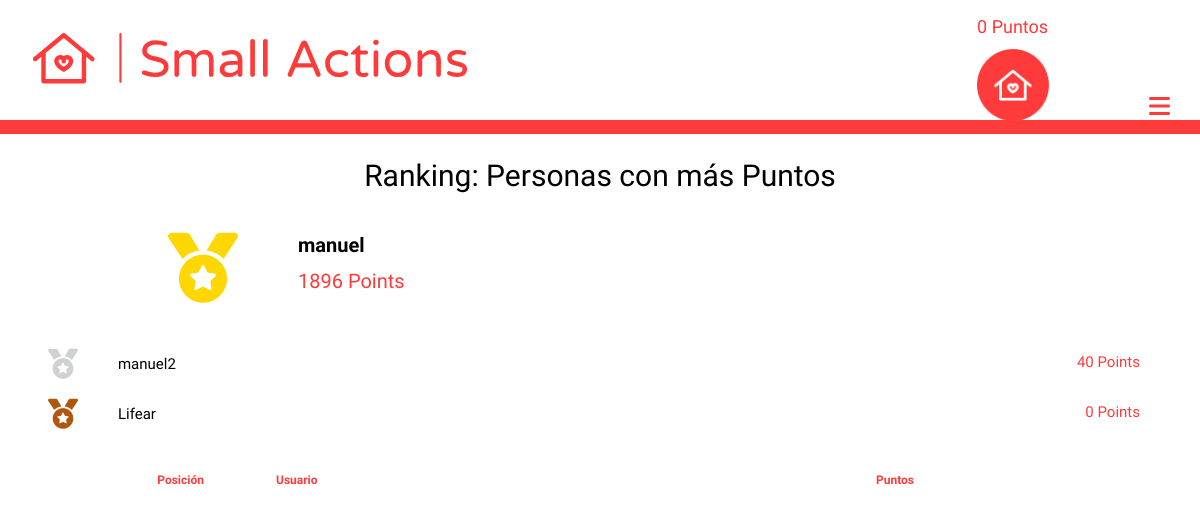
/account/ranking (signed in), run on the app's committed database.
### login/models.py (models this page shows, shortened)
class User(AbstractUser):
    points = models.PositiveIntegerField(default=0)
    photo = models.ImageField(upload_to="people", null=True, blank=True)
    latitude = models.DecimalField(max_digits=10, decimal_places=8, null=True, blank=True)
    longitude = models.DecimalField(max_digits=11, decimal_places=8, null=True, blank=True)
    visited = models.ManyToManyField('maps.Help', related_name="persons_visited", blank=True)
    can_change = models.BooleanField(null=True, blank=True) #Security
    dark_mode = models.BooleanField(default=False)
    date_forgot = models.DateTimeField(auto_now_add=True)
    random_string = models.CharField(max_length=20, blank=True, null=True, unique=True)

### login/views.py (the view)
# urls.py: path('ranking', views.ranking, name="ranking"),
@login_required(login_url='/account/login')
def ranking(request):
    user = User.objects.get(username=request.user)
    all_ranking = User.objects.all().order_by('-points')
    ranking = list(all_ranking).index(user)
    ctx = {'frist' : all_ranking[:3], 'ranking' : ranking}
    return render(request, 'login/ranking.html', ctx)

### templates/login/ranking.html (shortened to what this page needs)
{% extends 'maps/nav.html' %}
{% load static %}
{% block head %}
    <link href="{% static 'login/css/ranking.css' %}" rel="stylesheet">
{% endblock %}
{% block content %}
    <div>
        <h1>Ranking: Personas con más Puntos</h1>
        <div id='superior_grid'>
            <div id='frist_place' class="place">
                <i class="fas fa-medal"></i>
                <h2><a href="{% url 'another' frist.0.username%}">{{frist.0.username}}</a></h2>
                <span>{{frist.0.points}} Points</span>
            </div>
            <div id='second_place' class="other_place place">
                <i class="fas fa-medal"></i>
                <h3><a href="{% url 'another' frist.1.username%}">{{frist.1.username}}</a></h3>
                <span>{{frist.1.points}} Points</span>
            </div>
            <div id='third_place' class="other_place place">
                <i class="fas fa-medal"></i>
                <h4><a href="{% url 'another' frist.2.username%}">{{frist.2.username}}</a></h4>
                <span>{{frist.2.points}} Points</span>
            </div>
        </div>
        <div id='mayor'>
            <div id='headers'>
                <h4>Posición</h4>
                <h4>Usuario</h4>
                <h4>Puntos</h4>
            </div>
        </div>
    </div>
{% endblock %}

### templates/maps/nav.html (shortened to what this page needs)
<!DOCTYPE html>
{% load static %}
{% load cache %}
<html lang="es">
    <head>
        <link rel="stylesheet" href="{% static 'maps/css/nav.css' %}">
        {% block head %}
        {% endblock %}
    </head>
    <body>
        {% cache 900 navbar %}
        <header id="all_bar">
            <div id="superior">
                <img src="{% static 'maps/images/logo.svg' %}" id="principal_logo" alt="logo" width="500" height="65">
                <div id="rigth_superior">
                    {% if request.user.is_authenticated %}
                        <h6>{{request.user.points}} Puntos</h6>
                        {% if request.user.photo %}
                            <a href="{% url 'account' %}"><img src="{{request.user.photo.url}}" alt="account" id="porfile_photo_nav" width="70" height="70"></a>
                        {% else %}
                            <a href="{% url 'account' %}"><img src="{% static 'maps/images/logo_small_icon_only_inverted.png' %}" alt="account" width="70" height="70"></a>
                        {% endif %}
                    {% else %}
                        <a href="{% url 'login' %}"><img src="{% static 'maps/images/logo_small_icon_only_inverted.png' %}" alt="account"></a>
                    {% endif %}
                    <i class="fas fa-bars" id="bars"></i>
                </div>
            </div>
            <div id="inferior">
            </div>
        </header>
        {% endcache %}
        {% block content %}
        {% endblock %}
    </body>
</html>

### static/maps/css/nav.css (style rules this page uses)
* { margin: 0; padding: 0; outline: none; font-family: 'Sora', sans-serif; }
#all_bar { margin-top: 1vh; }
#principal_logo { width: 27vw; height: 6.5vh; object-fit: contain; object-position: left; margin-left: 2vw; }
#rigth_superior { float: right; }
#rigth_superior h6 { font-family: 'Sora', sans-serif; font-size: 45px; color: #ff3a3a; font-weight: normal; display: inline-block; position: relative; bottom: 2.7vh; margin-right: 2vw; }
#rigth_superior img { width: 3.7vw; height: 3.7vw; object-fit: cover; display: inline-block; margin-right: 2vw; }
#inferior { background-color: #ff3a3a; margin-top: 2vh; height: 2.5vh; padding-top: 0.3vh; transition: height 1s; }
#bars { display: none; }
@media screen and (max-width: 1300px) { #all_bar { margin-top: 2vh; } }
@media screen and (max-width: 1300px) { #principal_logo { width: 57vw; height: 6.5vh; margin-left: 2.5vw; margin-top: 2vh; } }
@media screen and (max-width: 1300px) { #rigth_superior { margin-right: 2.5vw; } }
@media screen and (max-width: 1300px) { #rigth_superior h6 { position: static; display: block; font-size: 18px; } }
@media screen and (max-width: 1300px) { #rigth_superior img { width: 6vw; height: 6vw; margin: 0; margin-top: 1.5vh; margin-right: 8vw; } }
@media screen and (max-width: 1300px) { #bars { display: inline-block; font-size: 3vh; color: #ff3a3a; position: relative; bottom: .7vh; text-align: right; } }
@media screen and (max-width: 1300px) { #inferior { margin-top: 4vh; height: 1.5vh; z-index: 100; } }

### static/login/css/ranking.css (style rules this page uses)
h1 { text-align: center; font-size: 60px; font-weight: 500; margin-top: 3vh; }
#superior_grid { margin-top: 5vh; display: grid; margin-left: 2vw; width: 96vw; grid-template-rows: repeat(2, 6vh); grid-template-columns: repeat(2, 48vw); }
#frist_place { grid-row: 1 / 2; grid-column: 1; display: grid; grid-template-columns: 100px 38vw; grid-template-rows: repeat(2, 50px); margin-left: 12vw; }
#frist_place i { font-size: 100px; color: #FFD700; grid-row: 1 / 2; grid-column: 1; }
#frist_place h2 { font-size: 30px; display: inline-block; margin-left: 2vw; font-weight: 600; grid-row: 1; grid-column: 2; }
#frist_place span { grid-row: 2; grid-column: 2; color: #ff3a3a; font-size: 40px; margin-left: 2vw; }
#second_place { grid-row: 1; grid-column: 2; }
#second_place i { font-size: 50px; color: #D0D2D1; }
#third_place { grid-row: 2; grid-column: 2; }
#third_place i { font-size: 50px; color: #B1560F; }
h2 a, h3 a, h4 a { text-decoration: none; color: #000; }
.other_place h3, .other_place h4 { display: inline-block; font-size: 30px; position: relative; bottom: 10px; font-weight: 400; margin-left: 1vw; }
.other_place span { font-size: 30px; font-weight: 500; color: #ff3a3a; float: right; text-align: right; margin-right: 7vw; }
#headers { margin-top: 7vh; margin-bottom: 3vh; }
#headers h4 { font-size: 25px; color: #ff3a3a; font-weight: 600; }
.column, #headers { display: grid; grid-template-columns: 16.6vw 40vw 36.6vw; }
#headers h4:nth-child(1) { text-align: right; padding-right: 3vw; }
#headers h4:nth-child(2) { padding-left: 3vw; }
#headers h4:nth-child(3) { padding-left: 3vw; }
@media screen and (max-width: 1300px) { h1 { font-size: 30px; } }
@media screen and (max-width: 1300px) { #superior_grid { display: block; } }
@media screen and (max-width: 1300px) { #frist_place { margin: 0; grid-template-columns: 70px 50vw; grid-template-rows: repeat(2, 36px); margin-left: 12vw; margin-top: 4vh; } }
@media screen and (max-width: 1300px) { #frist_place i { font-size: 70px; } }
@media screen and (max-width: 1300px) { #frist_place h2 { font-size: 20px; margin-left: 5vw; } }
@media screen and (max-width: 1300px) { #frist_place span { font-size: 20px; margin-left: 5vw; } }
@media screen and (max-width: 1300px) { .other_place { width: 98vw; margin-left: 2vw; } }
@media screen and (max-width: 1300px) { #second_place i, #third_place i { font-size: 30px; position: relative; bottom: 4px; } }
@media screen and (max-width: 1300px) { .other_place h3, .other_place h4 { font-size: 15px; margin-left: 3vw; } }
@media screen and (max-width: 1300px) { .other_place span { font-size: 15px; } }
@media screen and (max-width: 1300px) { #second_place { margin-top: 6vh; margin-bottom: 2.5vh; } }
@media screen and (max-width: 1300px) { #headers { margin-top: 5vh; margin-bottom: 1.5vh; } }
@media screen and (max-width: 1300px) { .column, #headers { grid-template-columns: 20vw 50vw 30vw; } }
@media screen and (max-width: 1300px) { #headers h4 { font-size: 12px; } }

### data on the page
User: user.points "0"
User: username "manuel", points "1896"
User: username "manuel2", points "40"
User: username "Lifear", points "0"
